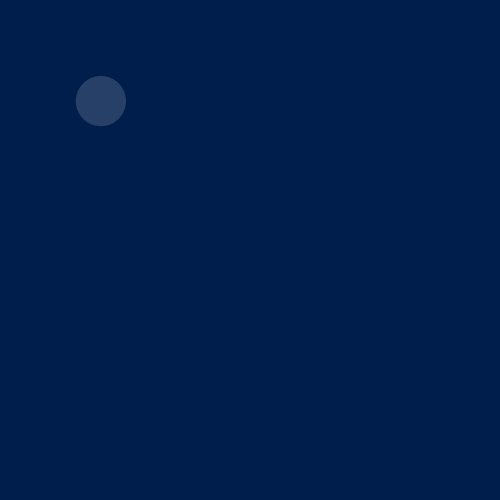
Frame 1 (no input)
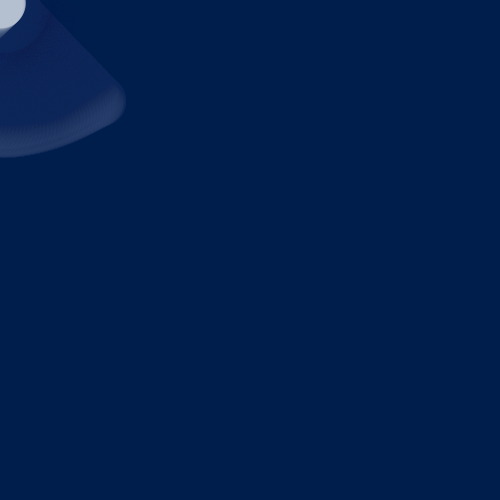
Frame 60 (the mouse pressed at the canvas centre just before this capture)
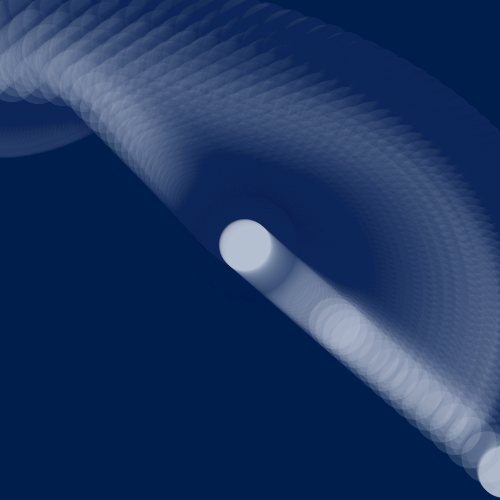
Frame 120 (the mouse held since frame 60 and released just before this capture)

The Processing sketch that drew these frames (run headless with seeded random() and noise(); from frame 60 on, the mouse is pressed at the canvas centre):

// Processing sketch: processing_63683
// ── processing_63683.pde

int maxNum = 75;
int count = 0;
int grow = 1;
float followX = 100;
float followY = 100;
float lngth = 100;
Rings ring[] = new Rings[maxNum];
float r = 0.1;



void setup() {
  size(500, 500);
  background(0, 30, 75, 25);
  smooth();
}

void draw() {
  independantAction();
  breathe();
  display();
}

void independantAction() {
  translate(followX, followY);
  followX = followX + (((mouseX)-followX)/15);
  followY = followY + (((mouseY)-followY)/15);


  rotate(r);
  r = r + 0.025;

  ring[count] = new Rings(followX, followY);
  count = count + 1;
  if (count >= maxNum) {
    count = 0;
  }
  else if (count >= maxNum) {
    count = 0;
  }
  translate(-followX, -followY);
}


void display() {
  for (int i = 0; i < maxNum; i++) {
    if (ring[i] != null) {
      ring[i].drawRing(lngth);
    }
  }
}


void breathe() {
  if (lngth > 115) {
    grow = 2;
  }
  else if (lngth < 100) {
    grow = 1;
  }

  if (grow == 1) {
    lngth = lngth + 0.5;
  }
  else if (grow == 2) {
    lngth = lngth - 0.5;
  }
}


void mouseClicked() {
  save(frameCount+".jpg");
}

class Rings {
  float x;
  float y; 
  float diffX = 1;
  float diffY = 1;


  Rings(float i_x, float i_y) {
    x = i_x;
    y = i_y;
  }


  void drawRing(float wdth) {
    noStroke();
    fill(0, 30, 75, 10);
    ellipse(x, y, wdth, wdth);
    fill(215, 220, 235, 45);
    ellipse(x+diffX, y+diffY, wdth/2, wdth/2);
  }
}
